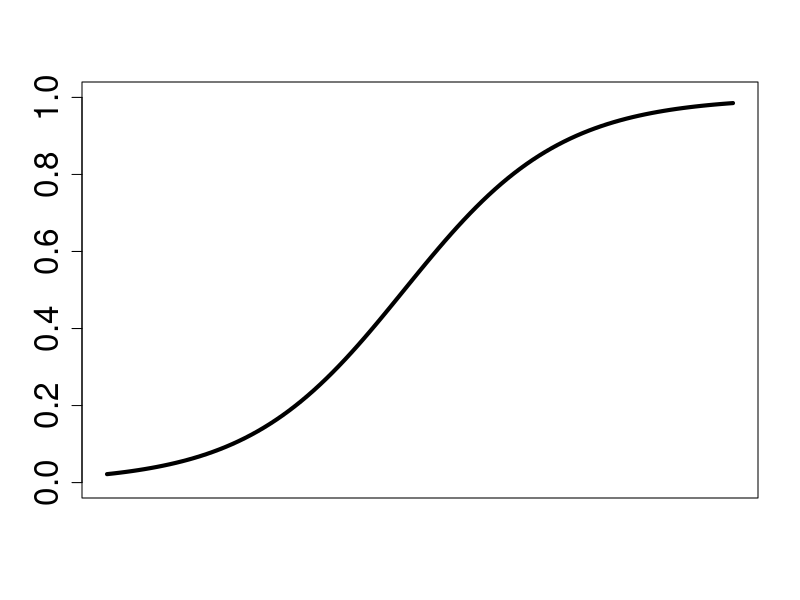
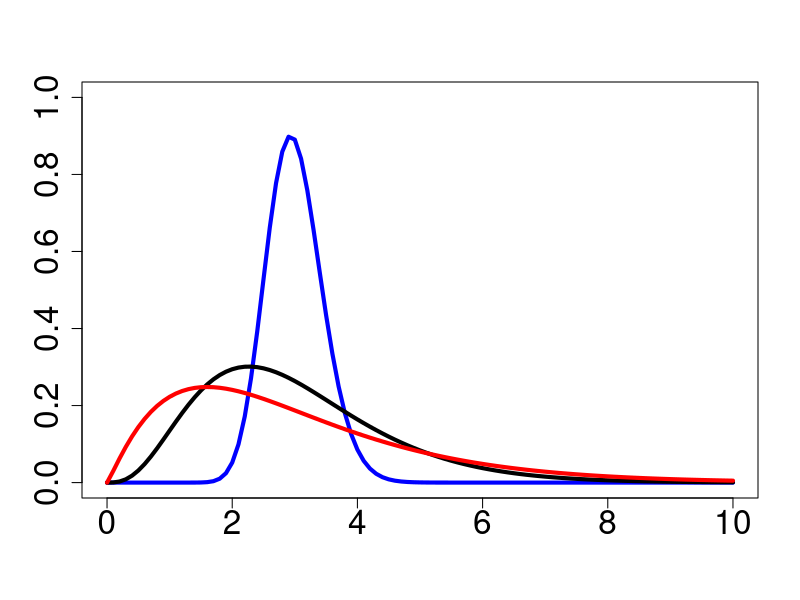
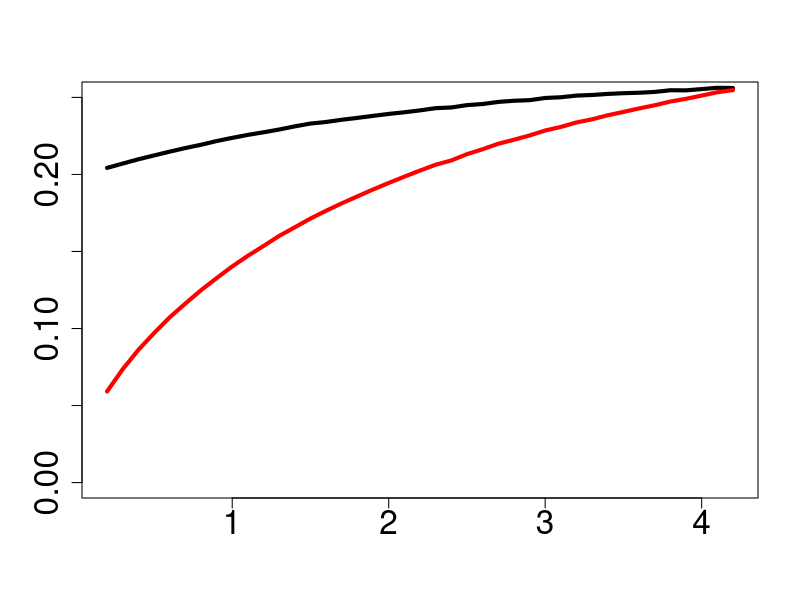

Generate these figures, in order, with R:
# make panels of Fig S5 for Morris & Doak manuscript entitled 
# "What is adaptive demographic lability and when might we expect to see it?"

graphics.off()
 
z=seq(0,10,0.1)  # environmental states

# panel a

a=.1
a=log(1/a - 1)
b=.8
c=2
vr=1/(1+exp(a-b*(z-c))) # logistic VRDR

windows()
plot(z,vr,type='l',xlab='',ylab='',
     col='black',lwd=4,lty='solid',cex.axis=2,ylim=c(0,1),xaxt='n')

# panel b

M=3  # mean z
Vs=seq(0.2,4.2,2)  # values of var(z)
ps=matrix(0,length(z),3)
for(i in 1:3){
  V=Vs[i]
  alpha=M^2/V  # get gamma parameters
  sigma=V/M
  p=dgamma(z,shape=alpha,scale=sigma) # compute 3 gamma pdf's, then plot them
  ps[,i]=p
}
windows()
matplot(z,ps,type='l',xlab='',ylab='',
        col=c('blue','black','red'),lwd=4,lty='solid',cex.axis=2,ylim=c(0,1)) 

# panel c

# increase variance of gamma and plot mean (black) and var (red) of VR
M=3
Vs=seq(0.2,4.2,.1)
VR.mean=VR.sd=array(0,length(Vs))
for(i in 1:length(Vs)){
  V=Vs[i]
  alpha=M^2/V
  sigma=V/M
  zs=rgamma(1E6,shape=alpha,scale=sigma) # sample from gamma distribution of z
  vrs=1/(1+exp(a-b*(zs-c)))
  VR.mean[i]=mean(vrs)
  VR.sd[i]=sd(vrs)
}
windows()
matplot(Vs,cbind(VR.mean,VR.sd),type='l',xlab='',ylab='',
        col=c('black','red'),lwd=4,lty='solid',cex.axis=2,ylim=c(0,.25))
